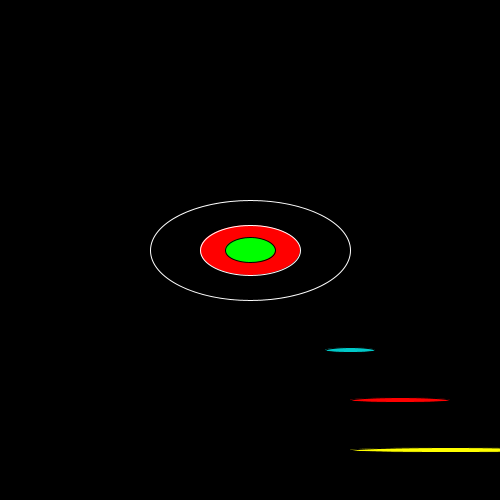
Frame 1 (no input)
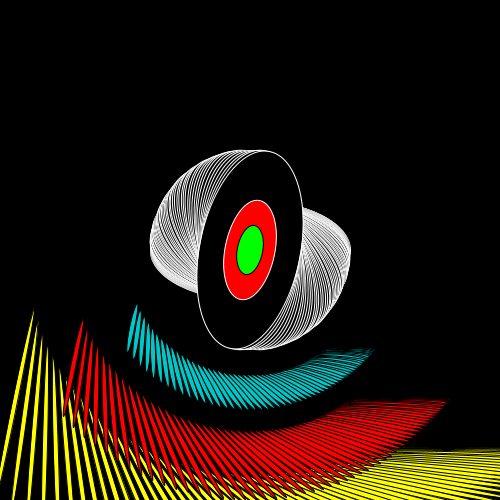
Frame 60 (the mouse pressed at the canvas centre just before this capture)
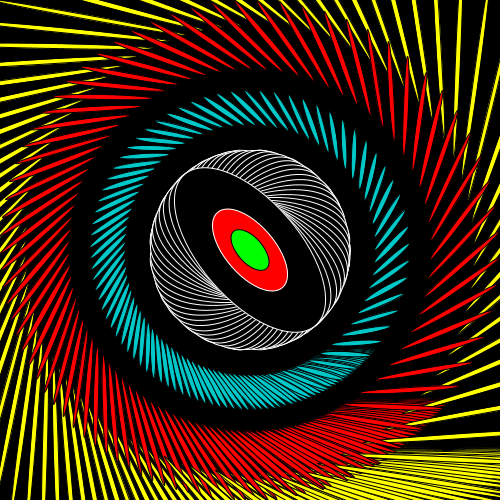
Frame 120 (the mouse held since frame 60 and released just before this capture)

The Processing sketch that drew these frames (run headless with seeded random() and noise(); from frame 60 on, the mouse is pressed at the canvas centre):

// Processing sketch: oscillation2
// ── oscillation2.pde
float velo = 0.0;
float loc = 0.0;
float acc = 0.001;
void setup()
{
  size(500, 500);
  background(0);
}
void draw()
{
  {
    loc += velo;
    velo += acc;
    translate(width/2, height/2);
    rotate(loc);
    fill(0);
    stroke(255);
    ellipse(0, 0, 200, 100);
    fill(255, 0, 0);
    stroke(255);
    ellipse(0, 0, 100, 50);
    fill(0, 255, 0);
    stroke(0);
    ellipse(0, 0, 50, 25);
  }
  {
    fill(255, 0, 0);
    stroke(0);
    ellipse(150, 150, 100, 5);
    fill(0, 200, 200);
    stroke(0);
    ellipse(100, 100, 50, 5);
    fill(255,255,0);
    stroke(0);
    ellipse(200,200,200,5);
  }
}
